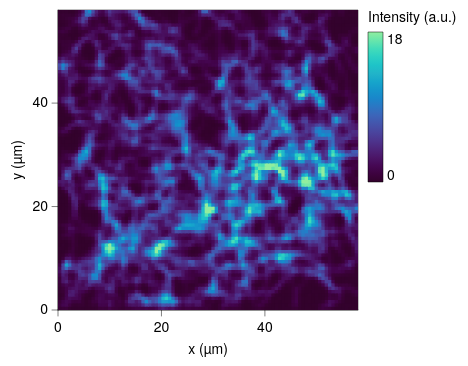

Write a Vega-Lite specification for this figure.
### Vega-Lite specification from a JSON file in a GitHub repository (floating-point values rounded to 4 significant figures; data arrays with more than 128 entries replaced by an {"elided": "..."} marker saying what was removed)
{"background": null, "config": {"arc": {"fill": "#DBDBDB", "fillOpacity": 1.0, "innerRadius": 37.5, "padAngle": 0.03, "stroke": "black", "strokeOpacity": 1, "strokeWidth": 0.25}, "area": {"fill": "#DBDBDB", "fillOpacity": 1.0, "stroke": "black", "strokeOpacity": 1, "strokeWidth": 0.25}, "axis": {"domain": true, "domainCap": "round", "domainColor": "black", "domainWidth": 0.25, "grid": false, "gridCap": "round", "gridColor": "#F1F1F1", "gridDash": [0, 0], "gridOpacity": 1.0, "gridWidth": 0.25, "labelColor": "black", "labelFont": "Helvetica Neue, HelveticaNeue, Helvetica, Arial, sans-serif", "labelFontSize": 7, "labelFontStyle": "normal", "labelFontWeight": 400, "offset": 0, "ticks": true, "tickCap": "round", "tickColor": "black", "tickRound": false, "tickSize": 3, "tickWidth": 0.25, "titleColor": "black", "titleFont": "Helvetica Neue, HelveticaNeue, Helvetica, Arial, sans-serif", "titleFontSize": 7, "titleFontStyle": "normal", "titleFontWeight": 400}, "axisX": {"domain": true, "labelAlign": "center", "labelAngle": 0, "labels": true, "ticks": true, "translate": 0}, "axisY": {"domain": true, "labelAlign": "right", "labelAngle": 0, "labels": true, "ticks": true, "translate": 0}, "axisRight": {"domain": true, "labelAlign": "left", "labelAngle": 0, "labels": true, "ticks": true, "translate": 0}, "axisTop": {"domain": true, "labelAlign": "center", "labelAngle": 0, "labels": true, "ticks": true, "translate": 0}, "axisBand": {"tickOffset": 0}, "bar": {"fill": "#DBDBDB", "fillOpacity": 1.0, "stroke": "black", "strokeOpacity": 1, "strokeWidth": 0.25}, "boxplot": {"size": 13.5, "ticks": {"cornerRadius": 0.25, "fill": "black", "opacity": 1, "size": 6.75, "thickness": 0.25}, "box": {"fillOpacity": 1.0, "stroke": "black", "strokeOpacity": 1, "strokeWidth": 0.25}, "median": {"cornerRadius": 0, "fill": "black", "fillOpacity": 1.0, "opacity": 1, "size": 13.5, "thickness": 0.25}, "rule": {"fill": "black", "fillOpacity": 1.0, "size": 15.0, "stroke": "black", "strokeDash": [0, 0], "strokeOpacity": 1, "strokeWidth": 0.25}, "outliers": {"color": "black", "fill": "black", "fillOpacity": 1.0, "size": 0, "stroke": "black", "strokeOpacity": 1, "strokeWidth": 0.25}}, "circle": {"fill": "black", "fillOpacity": 1.0, "size": 1.875, "stroke": null, "strokeOpacity": 1, "strokeWidth": 0.25}, "errorband": {"band": {"fillOpacity": 0.6, "stroke": null, "strokeWidth": 0.25, "strokeOpacity": 1}, "borders": {"opacity": 0, "strokeOpacity": 0.25, "strokeWidth": 1}}, "errorbar": {"opacity": 1, "rule": {"strokeDash": [0, 0], "strokeWidth": 0.25}, "ticks": {"color": "black", "cornerRadius": 0.125, "opacity": 1, "size": 9.0, "thickness": 0.25}, "thickness": 0.25}, "font": "Helvetica Neue, HelveticaNeue, Helvetica, Arial, sans-serif", "geoshape": {"fill": "#DBDBDB", "fillOpacity": 1.0, "stroke": "black", "strokeOpacity": 1, "strokeWidth": 0.25}, "header": {"labelColor": "black", "labelFont": "Helvetica Neue, HelveticaNeue, Helvetica, Arial, sans-serif", "labelFontSize": 7, "labelFontStyle": "normal", "labelFontWeight": 400, "titleColor": "black", "titleFont": "Helvetica Neue, HelveticaNeue, Helvetica, Arial, sans-serif", "titleFontSize": 7, "titleFontStyle": "normal", "titleFontWeight": 400, "titlePadding": 0}, "legend": {"disable": false, "offset": 4.5, "titlePadding": 4, "labelOffset": 2, "gradientLabelOffset": 2, "gradientLength": 75.0, "gradientThickness": 7.5, "gradientOpacity": 1.0, "gradientStrokeColor": "black", "gradientStrokeWidth": 0.25, "labelColor": "black", "labelFont": "Helvetica Neue, HelveticaNeue, Helvetica, Arial, sans-serif", "labelFontSize": 7, "labelFontStyle": "normal", "labelFontWeight": 400, "strokeColor": "black", "strokeWidth": 0, "symbolSize": 42, "symbolStrokeColor": "black", "symbolStrokeWidth": 0.25, "titleColor": "black", "titleFont": "Helvetica Neue, HelveticaNeue, Helvetica, Arial, sans-serif", "titleFontSize": 7, "titleFontStyle": "normal", "titleFontWeight": 400}, "line": {"color": "black", "stroke": "black", "strokeCap": "butt", "strokeDash": [0, 0], "strokeOpacity": 1, "strokeWidth": 0.5}, "point": {"filled": true, "fill": "#DBDBDB", "fillOpacity": 1.0, "size": 7.5, "stroke": "black", "strokeOpacity": 1, "strokeWidth": 0.25}, "range": {"category": ["#B2B2B2", "#4A7CD3", "#008542", "#664CAF", "#509F98", "#636363", "#284F93", "#005226", "#382864", "#285753"], "diverging": {"scheme": ["#443E60", "#5F597E", "#7C759B", "#9994B6", "#B7B4CC", "#D6D5DC", "#F6F6F6", "#D1DAD9", "#A4C2BF", "#7AA9A4", "#578E89", "#37736E", "#1B5954"]}, "heatmap": {"scheme": ["#32022B", "#43044D", "#4C196E", "#4D338C", "#484DA6", "#3A68BB", "#1D83CA", "#1D9CCB", "#23B5C9", "#28CDC5", "#4DE0B4", "#91EE9F"]}, "ordinal": {"scheme": ["#F1F1F1", "#DBDBDB", "#C6C6C6", "#B2B2B2", "#9D9D9D", "#898989", "#767676", "#636363", "#515151", "#404040", "#2F2F2F", "#1F1F1F"]}, "ramp": {"scheme": ["#440154", "#472270", "#433E82", "#38598C", "#2C728E", "#238A8D", "#24A086", "#39B578", "#5DC862", "#96D646", "#CAE02D", "#FDE724"]}}, "rule": {"color": "black", "stroke": "black", "strokeCap": "round", "strokeDash": [2, 2], "strokeOpacity": 1, "strokeWidth": 0.25}, "scale": {"barBandPaddingInner": 0.1, "rectBandPaddingInner": 0, "tickBandPaddingInner": 0.1, "bandPaddingOuter": 0.1, "bandWithNestedOffsetPaddingInner": 0.2, "bandWithNestedOffsetPaddingOuter": 0.2, "offsetBandPaddingInner": 0, "offsetBandPaddingOuter": 0, "round": false}, "rect": {"fill": "#DBDBDB", "fillOpacity": 1.0, "stroke": "black", "strokeOpacity": 1, "strokeWidth": 0.25}, "square": {"fill": "#DBDBDB", "fillOpacity": 1.0, "size": 15.0, "stroke": "black", "strokeOpacity": 1, "strokeWidth": 0.25}, "text": {"color": "black", "font": "Helvetica Neue, HelveticaNeue, Helvetica, Arial, sans-serif", "fontSize": 7, "fontStyle": "normal", "fontWeight": 400}, "tick": {"color": "black", "cornerRadius": 0.125, "opacity": 1.0, "size": 13.5, "thickness": 0.25}, "title": {"anchor": "middle", "frame": "group", "color": "black", "font": "Helvetica Neue, HelveticaNeue, Helvetica, Arial, sans-serif", "fontSize": 7, "fontStyle": "normal", "fontWeight": 400, "subtitleColor": "black", "subtitleFont": "Helvetica Neue, HelveticaNeue, Helvetica, Arial, sans-serif", "subtitleFontSize": "Helvetica Neue, HelveticaNeue, Helvetica, Arial, sans-serif", "subtitleFontStyle": "normal", "subtitleFontWeight": 400}, "trail": {"color": "black", "opacity": 1, "size": 0.5}, "view": {"continuousWidth": 150, "continuousHeight": 150, "discreteWidth": 150, "discreteHeight": 150, "fill": null, "stroke": "black", "strokeWidth": 0.25}}, "data": {"name": "data-020b619547a906ea36350f86a9190577"}, "mark": {"type": "rect", "clip": true, "stroke": null}, "encoding": {"color": {"field": "intensity", "title": "Intensity (a.u.)", "type": "quantitative"}, "x": {"field": "x0", "scale": {"domain": [0, 58.0], "nice": false}, "title": "x (µm)", "type": "quantitative"}, "x2": {"field": "x1"}, "y": {"field": "y0", "scale": {"domain": [0, 58.0], "nice": false}, "title": "y (µm)", "type": "quantitative"}, "y2": {"field": "y1"}}, "$schema": "https://vega.github.io/schema/vega-lite/v6.4.1.json", "datasets": {"data-020b619547a906ea36350f86a9190577": {"elided": "8100 records"}}}
